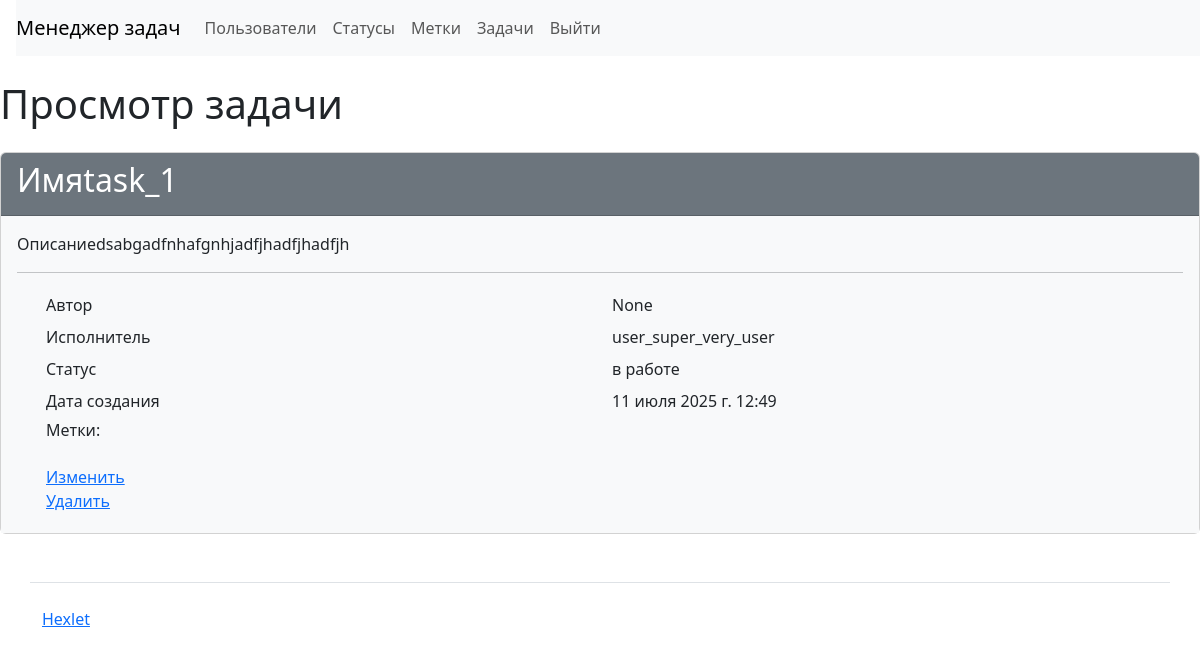
/tasks/1/ (signed in), run on the app's committed database.
### task_manager/tasks/models.py (models this page shows, shortened)
class TasksModel(models.Model):
    name = models.CharField(max_length=255)
    description = models.TextField()
    status = models.ForeignKey(StatusesModel, on_delete=models.PROTECT, null=True)
    author = models.ForeignKey(User, on_delete=models.PROTECT, related_name='created_task', null=True)
    executor = models.ForeignKey(User, on_delete=models.PROTECT, related_name='executor_task', null=True)
    labels = models.ManyToManyField(LabelsModel)
    date_create = models.DateTimeField(auto_now_add=True)

### task_manager/statuses/models.py (models this page shows)
class StatusesModel(models.Model):
    name = models.CharField(max_length=255)
    author = models.ForeignKey(User, on_delete=models.CASCADE, null=True)
    date_create = models.DateTimeField(auto_now_add=True)
    def __str__(self):
        return self.name

### task_manager/tasks/views.py (the view)
# urls.py: path('<int:pk>/', TaskView.as_view(), name='viewing_task'),
class TaskView(LoginRequiredMixin, DetailView):
    model = TasksModel
    template_name = 'tasks/task_view.html'
    context_object_name  = 'task'

### task_manager/templates/tasks/task_view.html (shortened to what this page needs)
{% extends "base.html" %}
{% load django_bootstrap5 %}
{% block content %}
 <h1 class="my-4">
Просмотр задачи
      </h1>
<div class="card">
  <div class="card-header bg-secondary text-white">
    <h2>Имя{{ task.name }}</h2>
  </div>
  <div class="card-body bg-light">
    <p>Описание{{ task.description }}</p>
    <hr>
    <div class="container">
      <div class="row p-1">
        <div class="col">Автор</div>
        <div class="col">{{ task.author }}</div>
      </div>
      <div class="row p-1">
        <div class="col">Исполнитель</div>
        <div class="col">{{ task.executor }}</div>
      </div>
      <div class="row p-1">
        <div class="col">Статус</div>
        <div class="col">{{ task.status }}</div>
      </div>
      <div class="row p-1">
        <div class="col">Дата создания</div>
        <div class="col">{{ task.date_create }}</div>
      </div>
      <div class="row p-1">
        <div class="col">
          <h6>Метки:</h6>
        </div>
      </div>
      <div class="row p-1">
        <div class="col">
          <a href={% url 'update_task' task.pk %}>Изменить</a>
          <br>
          <a href={% url 'delete_task' task.pk %}>Удалить</a>
        </div>
      </div>
    </div>
  </div>
</div>
{% endblock %}

### data on the page
TasksModel: name "task_1", description "dsabgadfnhafgnhjadfjhadfjhadfjh", author "None", executor "user_super_very_user", status "в работе", date_create "11 июля 2025 г. 12:49"
